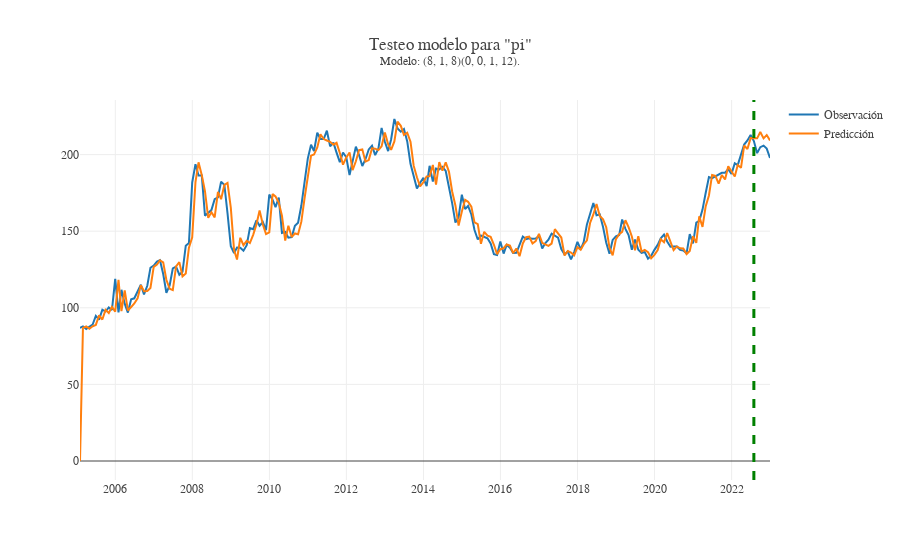
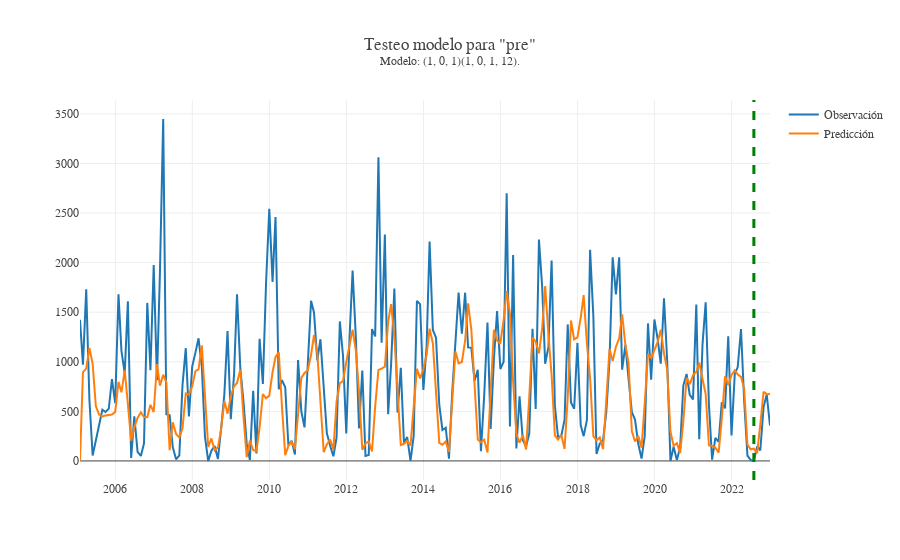
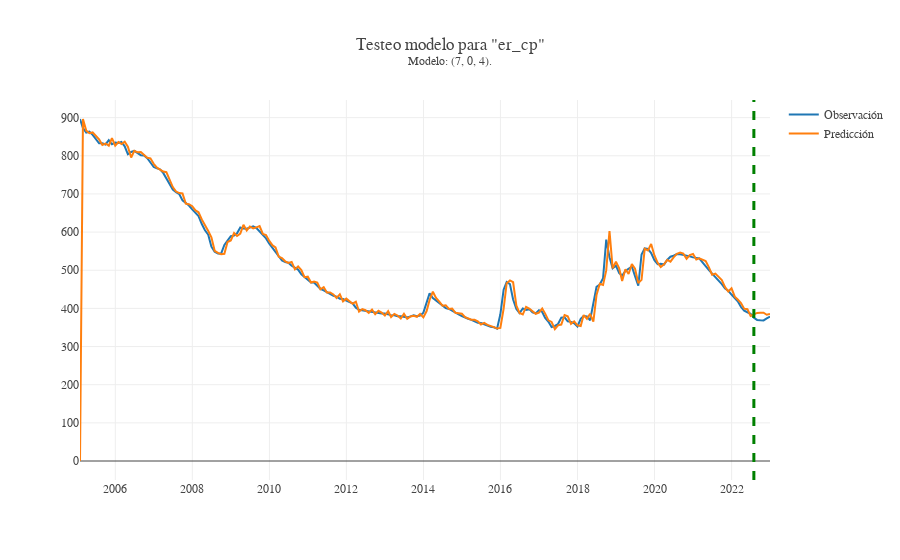
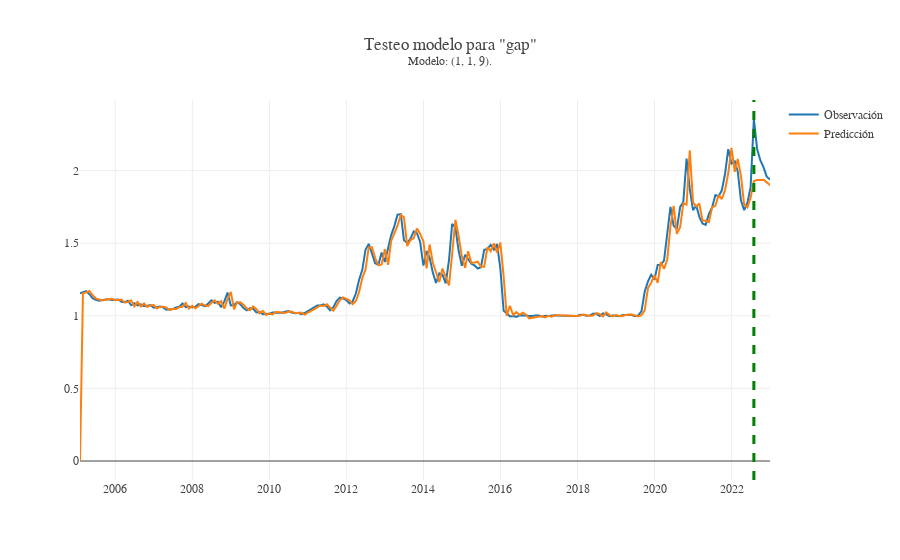

Notebook code cell kept with these figures, in order:
### Code cell
features_models = {train_model_pi:"pi", train_model_pre:"pre", train_model_er_cp:"er_cp", train_model_gap:"gap"}
X_train =train[x_list]

for model in features_models:
    variable = features_models[model]
    order = MODEL_ORDERS[variable]["order"]
    seasonal_order = MODEL_ORDERS[variable]["seasonal_order"]
    seasonal_order = "" if not seasonal_order else seasonal_order
    fitted = model.fit()
    forecast = fitted.forecast(months_for_test)
    forecast = pd.concat([fitted.fittedvalues, forecast])
    if model == train_model_pre:
        forecast = np.exp(forecast) #Transformación de inversión
    obs_pred_df = pd.DataFrame({"observado":test[variable],
                                "prediccion": forecast})
    RMSE = round(math.sqrt(mean_squared_error(obs_pred_df["observado"], obs_pred_df["prediccion"])), 2)
    plot_predicc_obs_exog = go.Figure()
    # plot_predicc_obs_exog.add_trace(go.Scatter(x=obs_pred_df.index, y = obs_pred_df["observado"], name = "Observación"))
    plot_predicc_obs_exog.add_trace(go.Scatter(x=df.index, y = df[variable], name = "Observación"))
    plot_predicc_obs_exog.add_trace(go.Scatter(x=obs_pred_df.index, y = obs_pred_df["prediccion"], name = "Predicción"))
    plot_predicc_obs_exog.add_vline(x = obs_pred_df.index[-months_for_test], line_width=3, line_dash="dash", line_color="green")
    plot_predicc_obs_exog.update_layout(template = None, title_text =f"Testeo modelo para \"{variable}\"<br><sup>Modelo: {order}{seasonal_order}.",
    font_family = "georgia")
    plot_predicc_obs_exog.write_image(f"./output/testeo_exog_sarimax/testeo_exog_sarimax_{variable}.pdf")
    plot_predicc_obs_exog.show()

### Figure 1 — Plotly figure (JSON) as saved in the notebook; plotly's stock layout.template omitted (floating-point values rounded to 4 significant figures; data arrays with more than 128 entries replaced by an {"elided": "..."} marker saying what was removed)
{"data": [{"name": "Observación", "type": "scatter", "x": {"elided": "216 str values"}, "y": {"elided": "216 float values"}}, {"name": "Predicción", "type": "scatter", "x": {"elided": "216 str values"}, "y": {"elided": "216 float values"}}], "layout": {"font": {"family": "georgia"}, "shapes": [{"line": {"color": "green", "dash": "dash", "width": 3}, "type": "line", "x0": "2022-07-31T00:00:00", "x1": "2022-07-31T00:00:00", "xref": "x", "y0": 0, "y1": 1, "yref": "y domain"}], "title": {"text": "Testeo modelo para \"pi\"<br><sup>Modelo: (8, 1, 8)(0, 0, 1, 12)."}}}

### Figure 2 — Plotly figure (JSON) as saved in the notebook; plotly's stock layout.template omitted (floating-point values rounded to 4 significant figures; data arrays with more than 128 entries replaced by an {"elided": "..."} marker saying what was removed)
{"data": [{"name": "Observación", "type": "scatter", "x": {"elided": "216 str values"}, "y": {"elided": "216 float values"}}, {"name": "Predicción", "type": "scatter", "x": {"elided": "216 str values"}, "y": {"elided": "216 float values"}}], "layout": {"font": {"family": "georgia"}, "shapes": [{"line": {"color": "green", "dash": "dash", "width": 3}, "type": "line", "x0": "2022-07-31T00:00:00", "x1": "2022-07-31T00:00:00", "xref": "x", "y0": 0, "y1": 1, "yref": "y domain"}], "title": {"text": "Testeo modelo para \"pre\"<br><sup>Modelo: (1, 0, 1)(1, 0, 1, 12)."}}}

### Figure 3 — Plotly figure (JSON) as saved in the notebook; plotly's stock layout.template omitted (floating-point values rounded to 4 significant figures; data arrays with more than 128 entries replaced by an {"elided": "..."} marker saying what was removed)
{"data": [{"name": "Observación", "type": "scatter", "x": {"elided": "216 str values"}, "y": {"elided": "216 float values"}}, {"name": "Predicción", "type": "scatter", "x": {"elided": "216 str values"}, "y": {"elided": "216 float values"}}], "layout": {"font": {"family": "georgia"}, "shapes": [{"line": {"color": "green", "dash": "dash", "width": 3}, "type": "line", "x0": "2022-07-31T00:00:00", "x1": "2022-07-31T00:00:00", "xref": "x", "y0": 0, "y1": 1, "yref": "y domain"}], "title": {"text": "Testeo modelo para \"er_cp\"<br><sup>Modelo: (7, 0, 4)."}}}

### Figure 4 — Plotly figure (JSON) as saved in the notebook; plotly's stock layout.template omitted (floating-point values rounded to 4 significant figures; data arrays with more than 128 entries replaced by an {"elided": "..."} marker saying what was removed)
{"data": [{"name": "Observación", "type": "scatter", "x": {"elided": "216 str values"}, "y": {"elided": "216 float values"}}, {"name": "Predicción", "type": "scatter", "x": {"elided": "216 str values"}, "y": {"elided": "216 float values"}}], "layout": {"font": {"family": "georgia"}, "shapes": [{"line": {"color": "green", "dash": "dash", "width": 3}, "type": "line", "x0": "2022-07-31T00:00:00", "x1": "2022-07-31T00:00:00", "xref": "x", "y0": 0, "y1": 1, "yref": "y domain"}], "title": {"text": "Testeo modelo para \"gap\"<br><sup>Modelo: (1, 1, 9)."}}}
